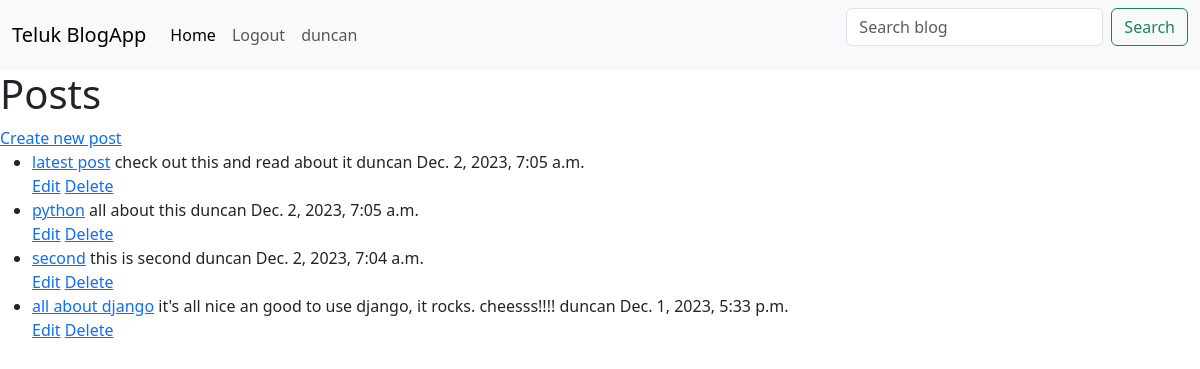
/blog_app/ (signed in), run on the app's committed database.
### blog_app/models.py (models this page shows, shortened)
class Post(models.Model):
    title = models.CharField(max_length=100)
    body = models.TextField()
    author = models.ForeignKey(User, on_delete=models.CASCADE)
    created_at = models.DateTimeField(auto_now_add=True)

### blog_app/views.py (the view)
# urls.py: path('',login_required(views.HomeView.as_view()), name="home"),
class HomeView(ListView):
    model = Post
    template_name = 'home.html'
    ordering = ['-created_at']

### blog_app/templates/home.html
{% extends "nav.html" %}
{% block content %}
<h1>Posts</h1>
<a href='{% url 'createPost' %}'>Create new post</a>
<ul>
{% for post in object_list %}
    <li><a href="{% url 'article-detail' post.pk %}">{{ post.title }}</a>
    {{ post.body }}
    {{ post.author }}
    {{ post.created_at }}</li>
    {% if user.is_authenticated %}
        {% if user.id == post.author.id %}
            <a href="{% url 'update_post' post.pk %}">Edit</a>
            <a href="{% url 'delete_post' post.pk %}">Delete</a>
        {% endif %}
    {% endif %}
{% endfor %}
</ul>
{% endblock %}

### blog_app/templates/nav.html (shortened to what this page needs)
<link href="https://cdn.jsdelivr.net/npm/bootstrap@5.3.2/dist/css/bootstrap.min.css" rel="stylesheet">
<nav class="navbar navbar-expand-lg bg-body-tertiary">
    <div class="container-fluid">
      <a class="navbar-brand" href="#">Teluk BlogApp</a>
      <div class="collapse navbar-collapse" id="navbarSupportedContent">
        <ul class="navbar-nav me-auto mb-2 mb-lg-0">
        {% if user.is_authenticated %}
          <li class="nav-item">
            <a class="nav-link active" aria-current="page" href="{% url 'home' %}">Home</a>
          </li>
          <li class="nav-item">
            <a class="nav-link" href="{% url 'logout' %}">Logout</a>
          </li>
          <li class="nav-item">
            <a class="nav-link" href="{% url 'profile' user.id %}">{{ user.username }}</a>
          </li>
        {% endif %}
        </ul>
        <form class="d-flex" role="search" method=Post action="{% url 'search_blog' %}">
          <input class="form-control me-2" type="search" placeholder="Search blog" name="blog" aria-label="Search">
          <button class="btn btn-outline-success" type="submit">Search</button>
        </form>
      </div>
    </div>
  </nav>
{% block content %}
{% endblock %}

### data on the page
Post: title "latest post", body "check out this and read about it", author "duncan", created_at "Dec. 2, 2023, 7:05 a.m.", shows "Edit"
Post: title "python", body "all about this", author "duncan", created_at "Dec. 2, 2023, 7:05 a.m.", shows "Edit"
Post: title "second", body "this is second", author "duncan", created_at "Dec. 2, 2023, 7:04 a.m.", shows "Edit"
Post: title "all about django", body "it's all nice an good to use django, it rocks. cheesss!!!!", author "duncan", created_at "Dec. 1, 2023, 5:33 p.m.", shows "Edit"

### other printed values
{{ user.username }} "duncan"
